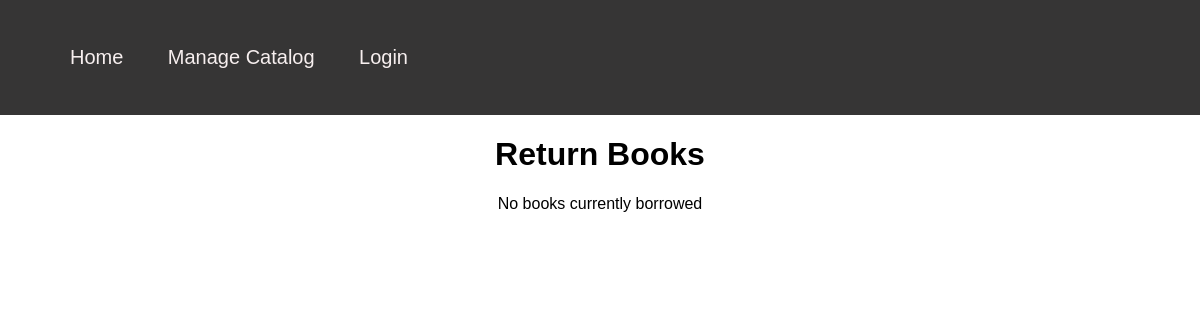
The app's page /return.php, older data.
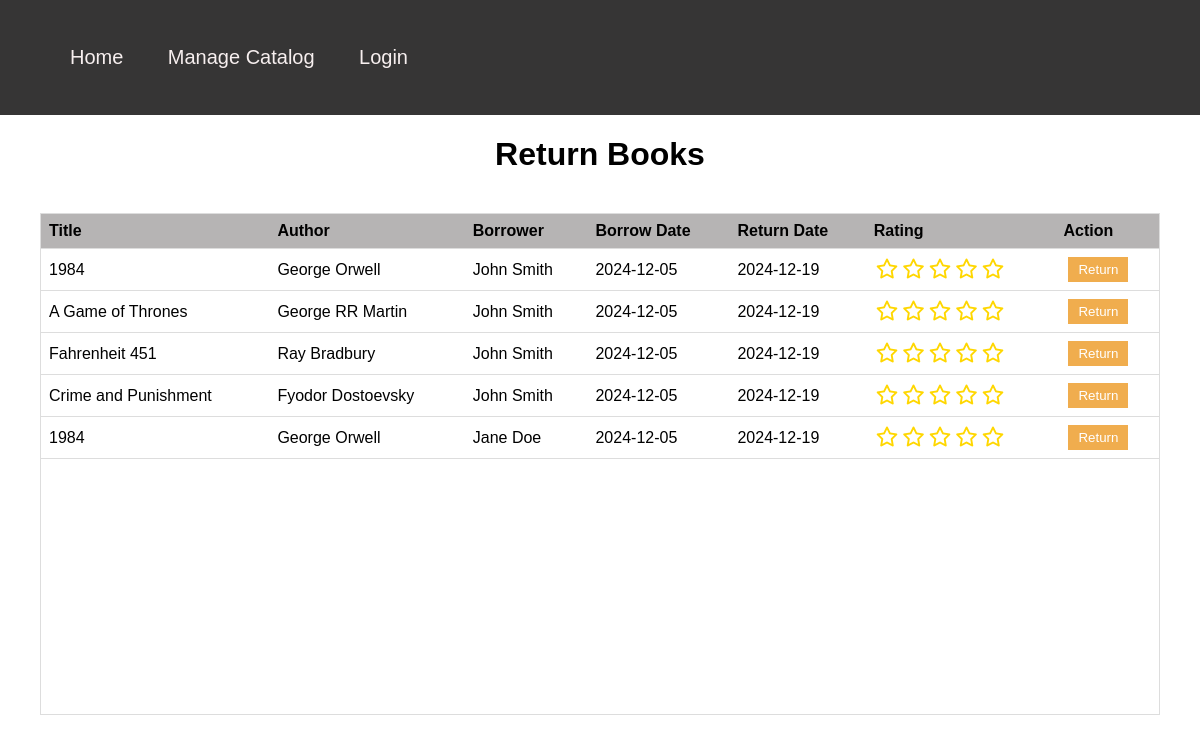
The same page, newer data.
### tables this page shows
CREATE TABLE `borrowed` (
  `ID` int(11) NOT NULL,
  `Book_ID` int(11) NOT NULL,
  `Borrower_ID` int(11) NOT NULL,
  `Borrow_Date` date NOT NULL,
  `Return_Date` date NOT NULL,
  `Rating` varchar(50) NOT NULL
);

CREATE TABLE `book` (
  `ID` int(11) NOT NULL,
  `Title` varchar(50) NOT NULL,
  `Author` varchar(50) NOT NULL,
  `Year` varchar(50) NOT NULL,
  `Edition` int(11) NOT NULL,
  `Publisher` varchar(50) NOT NULL,
  `Pieces` int(11) NOT NULL,
  `Borrows` int(11) NOT NULL,
  `Rating` varchar(50) NOT NULL
);

CREATE TABLE `borrower` (
  `ID` int(11) NOT NULL,
  `Surname` varchar(50) NOT NULL,
  `Name` varchar(50) NOT NULL,
  `E_mail` varchar(50) NOT NULL,
  `password` varchar(50) NOT NULL,
  `role` varchar(20) NOT NULL
);

### return.php (the view, shortened to what this page needs)
<!DOCTYPE html>
<html lang="en">
<head>
    <link rel="stylesheet" href="Manage_Catalog_css.css">
    <link rel="stylesheet" href="https://cdnjs.cloudflare.com/ajax/libs/font-awesome/6.0.0/css/all.min.css">
</head>
<body>
    <nav class="navigation">
        <div class="navlist">
            <ul>
                <li class="navelement"><a href="index.php" class="navlink">Home</a></li>
                <li class="navelement"><a href="Manage_Catalog_PHP.php" class="navlink">Manage Catalog</a></li>
                <li class="navelement"><a href="login.php" class="navlink">Login</a></li>
            </ul>
        </div>
    </nav>
    <h1 class="header1">Return Books</h1>
    <?php
    $servername = "localhost";
    $username = "root";
    $password = "";
    $dbname = "library";
    $conn = new mysqli($servername, $username, $password, $dbname);
    $sql = "SELECT borrowed.ID as borrow_id, borrowed.Book_ID, borrowed.Borrow_Date, borrowed.Return_Date,
            book.Title, book.Author, borrower.Name, borrower.Surname, borrower.E_mail
            FROM borrowed
            JOIN book ON borrowed.Book_ID = book.ID
            JOIN borrower ON borrowed.Borrower_ID = borrower.ID
            WHERE borrowed.Rating = ''
            ORDER BY borrowed.Return_Date";
    $result = $conn->query($sql);
    if ($result->num_rows > 0) {
        echo '<div class="table-container">';
        echo '<table>';
        echo '<thead>';
        echo '<tr>';
        echo '<th>Title</th>';
        echo '<th>Author</th>';
        echo '<th>Borrower</th>';
        echo '<th>Borrow Date</th>';
        echo '<th>Return Date</th>';
        echo '<th>Rating</th>';
        echo '<th>Action</th>';
        echo '</tr>';
        echo '</thead>';
        echo '<tbody>';
        while($row = $result->fetch_assoc()) {
            $borrowId = $row["borrow_id"];
            echo "<tr>";
            echo "<td>" . $row["Title"] . "</td>";
            echo "<td>" . $row["Author"] . "</td>";
            echo "<td>" . $row["Name"] . " " . $row["Surname"] . "</td>";
            echo "<td>" . $row["Borrow_Date"] . "</td>";
            echo "<td>" . $row["Return_Date"] . "</td>";
            echo "<td>";
            echo "<div class='rating-container'>";
            echo "<form method='POST' class='return-form' id='form_" . $borrowId . "'>";
            echo "<div class='star-rating' data-borrow-id='" . $borrowId . "'>";
            for ($i = 1; $i <= 5; $i++) {
                echo "<i class='far fa-star' data-rating='$i'></i>";
            }
            echo "</div>";
            echo "</td>";
            echo "<td>";
            echo "<input type='submit' name='return' value='Return' class='return-btn'>";
            echo "</div>";
            echo "</td>";
            echo "</tr>";
        }
    } else {
        echo "<p style='text-align: center;'>No books currently borrowed</p>";
    }
    ?>

### Manage_Catalog_css.css (style rules this page uses)
body { margin: 0; font-family: Arial, sans-serif; justify-content: center; }
a { text-decoration: none; color: #ffffff; }
.table-container { margin: 40px; height: 500px; overflow-y: scroll; border: 1px solid #ddd; }
table { width: 100%; border-collapse: collapse; }
thead { position: sticky; top: 0; }
th { padding: 8px; text-align: left; border-bottom: 1px solid #ddd; background-color: #b6b4b4; }
td { padding: 8px; text-align: left; border-bottom: 1px solid #ddd; }
.navigation { background-color: #363535; display: flex; }
.navlist { list-style-type: none; padding: 10px; }
.header1 { text-align: center; margin-left: auto; margin-right: auto; width: fit-content; }
.navelement { display: inline-block; background-color: #363535; text-align: center; padding: 20px; }
.navlink { color: #f7efef; text-decoration: none; font-size: 20px; }
.return-btn { background-color: #f0ad4e; color: white; padding: 5px 10px; border: none; cursor: pointer; margin-left: 5px; }
.star-rating { display: inline-block; cursor: pointer; }
.star-rating i { color: #ffd700; font-size: 20px; padding: 0 2px; }
.fa-star { transition: all 0.2s ease-in-out; }

Row changes from the older to the newer data that the page shows:
added borrowed: Book_ID.Title "1984", Book_ID.Author "George Orwell", Borrower_ID.Name "John", Borrower_ID.Surname "Smith", Borrow_Date "2024-12-05", Return_Date "2024-12-19"
added borrowed: Book_ID.Title "A Game of Thrones", Book_ID.Author "George RR Martin", Borrower_ID.Name "John", Borrower_ID.Surname "Smith", Borrow_Date "2024-12-05", Return_Date "2024-12-19"
added borrowed: Book_ID.Title "Fahrenheit 451", Book_ID.Author "Ray Bradbury", Borrower_ID.Name "John", Borrower_ID.Surname "Smith", Borrow_Date "2024-12-05", Return_Date "2024-12-19"
added borrowed: Book_ID.Title "Crime and Punishment", Book_ID.Author "Fyodor Dostoevsky", Borrower_ID.Name "John", Borrower_ID.Surname "Smith", Borrow_Date "2024-12-05", Return_Date "2024-12-19"
added borrowed: Book_ID.Title "1984", Book_ID.Author "George Orwell", Borrower_ID.Name "Jane", Borrower_ID.Surname "Doe", Borrow_Date "2024-12-05", Return_Date "2024-12-19"
Text that changed along with them:
text no longer shown: "No books currently borrowed"
text now shown: "Title Author Borrower Borrow Date Return Date Rating Action"
